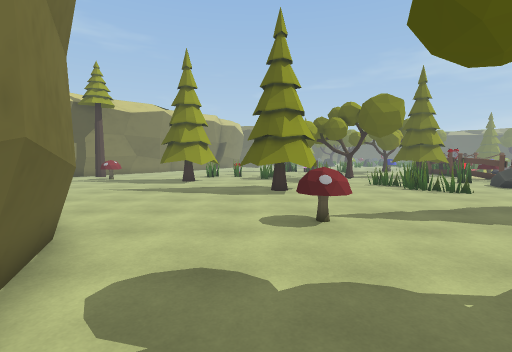
[1] (above)

22 first-person views from a walk through a Unity game level. The camera is 1.5 m above the floor, tilts 4° down and sees 85° across. The floor is counted in squares, 1 m on a side. Each view is taken from the middle of a square. On the plan, view 1 faces up. The plan holds only what a view shows up to about 14 squares ahead; the rest is blank. The place goes on beyond the plan. The player character is not drawn. Some animated figures are left out.

[2]
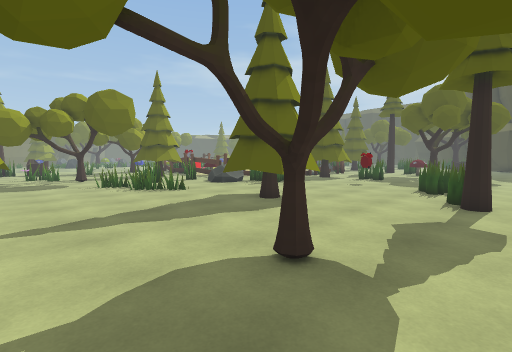

[3]
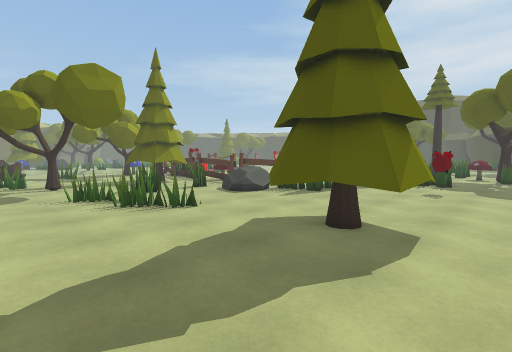

[4]
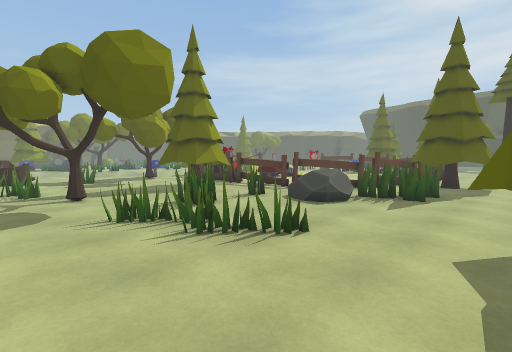

[5]
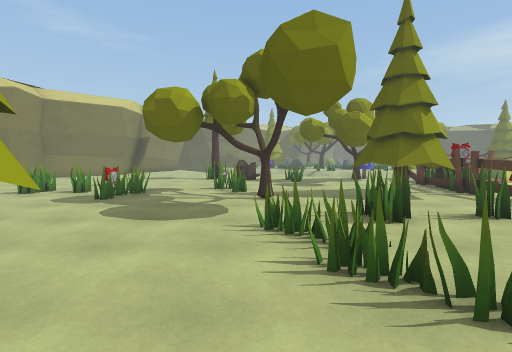

[6]
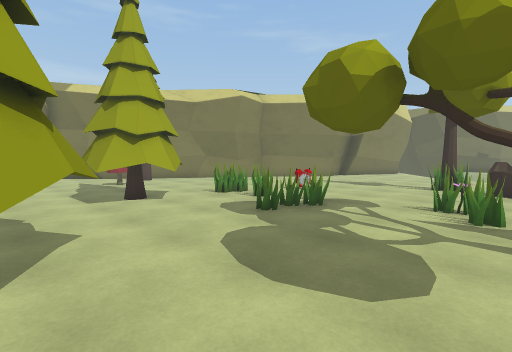

[7]
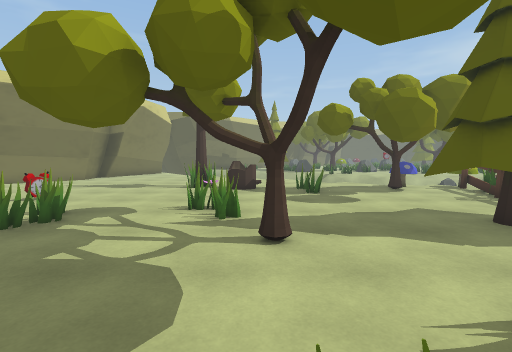

[8]
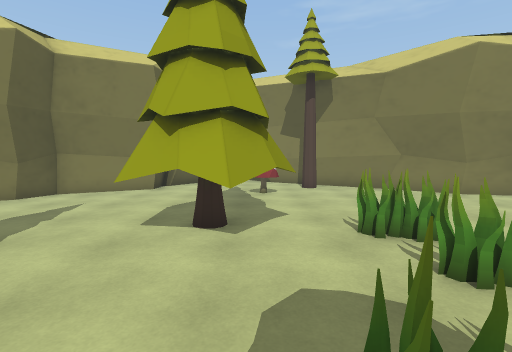

[9]
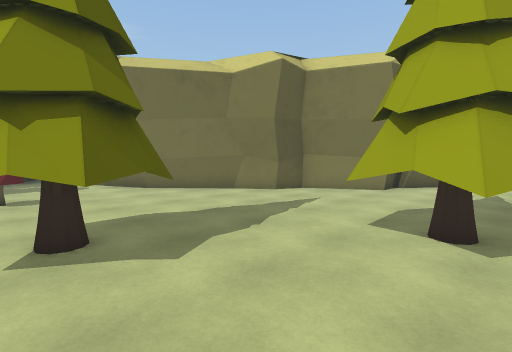

[10]
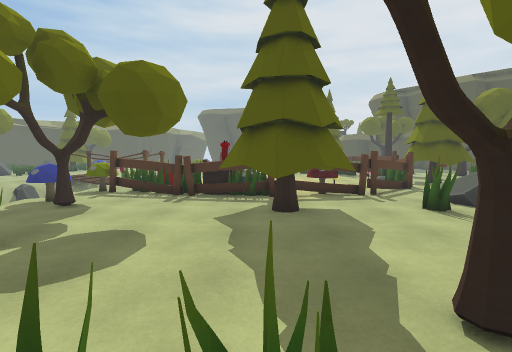

[11]
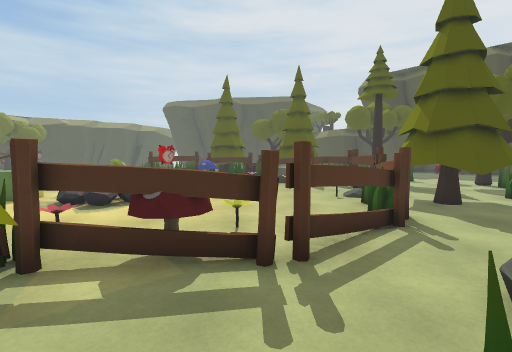

[12]
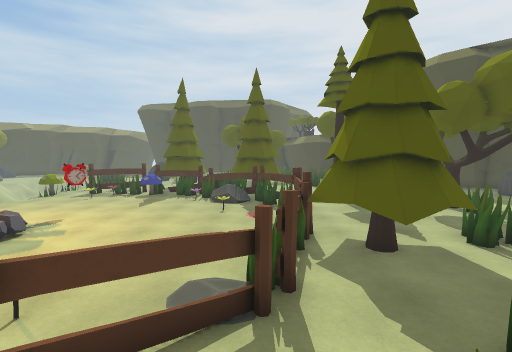

[13]
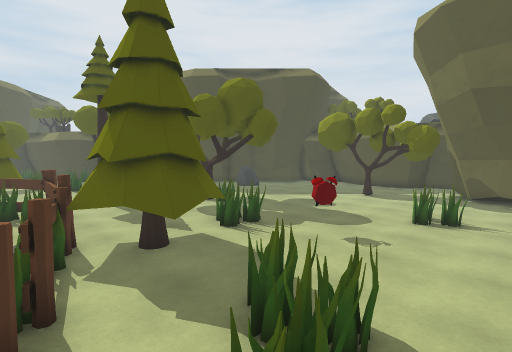

[14]
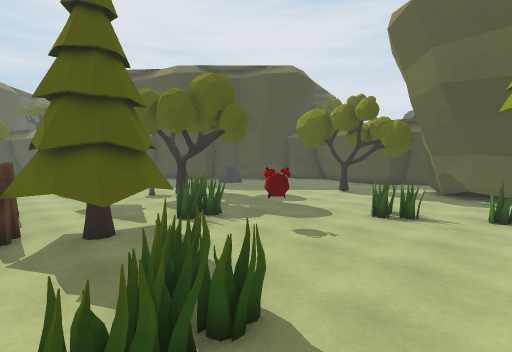

[15]
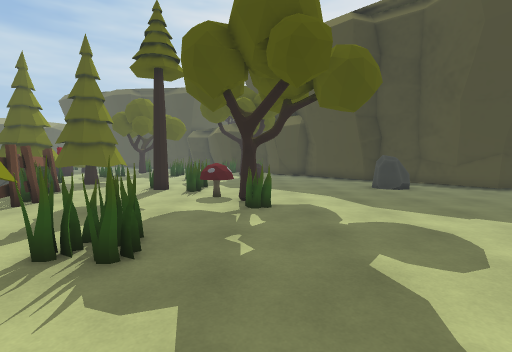

[16]
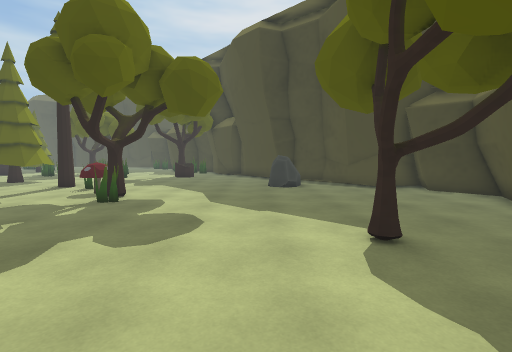

[17]
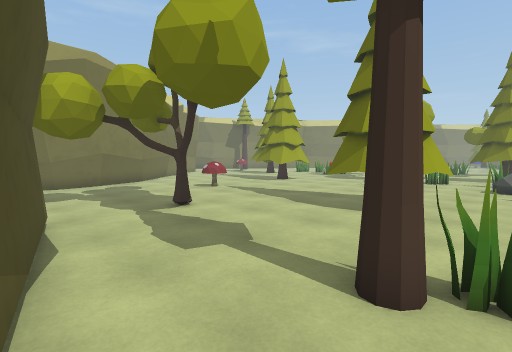

[18]
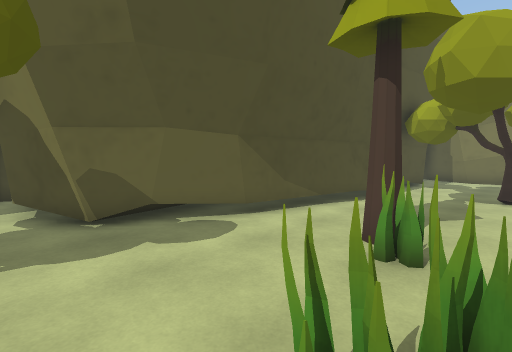

[19]
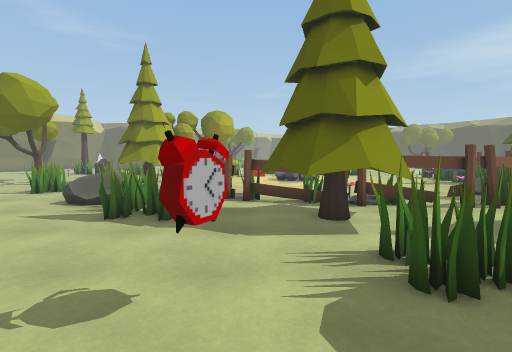

[20]
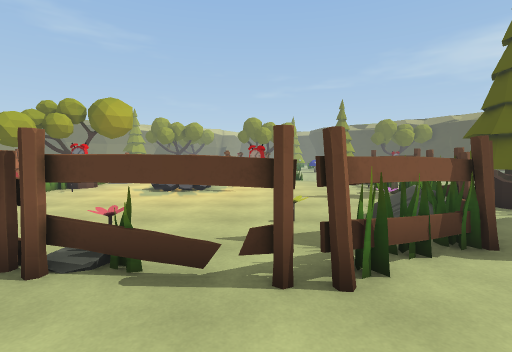

[21]
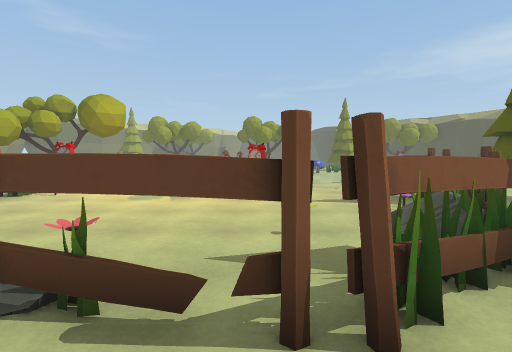

[22]
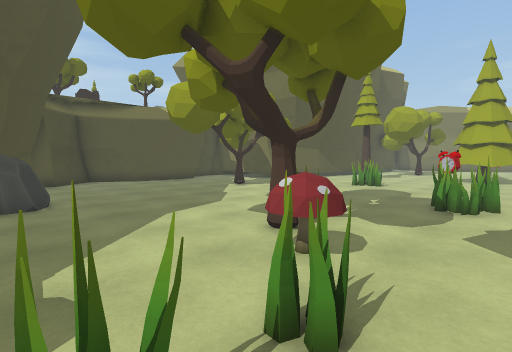

### Floor plan
Key: @ floor where view 1 was taken; # wall or solid block; x gap in a wall; . floor; / step, stairs or slope; T tree; R rock; F fence; L flower; C green cube; A campfire; O other object.
Columns run from 13 left of view 1 to 30 right of it. Each row starts with its distance up from view 1.
 28     #     ......TOO    ........
 27     #.    ......O.OO OO..TT..F.
 26    ##.. .............O...T...F O       ..
 25   ##........................FO OO.C   ...
 24   #........OO....O..........FO  ...   ....
 23  ##........O................FO...O ........
 22  #...............OO......T..OO...AA........
 21  TT.......OOO.O...O....TTTTFFL...OA..O.....O
 20  T........O..OO........TTTT.F..............O
 19  ........T....O....T....TTT.F..............F
 18  .......TTTT................F.............OF
 17  ......  TT.................F.L..........OOF
 16  .......TTT...........OOOO..FF..........ORF
 15  ....... ..........O..O.../..F........O.ORFT
 14 ##...........TTT....O....///..FF..L.....FF.T
 13  ##.........TTTTT...OO.../RR...FFFFFF.FFF..T
 12   ##.........TTT.....O.....OO...TTF..FF....
 11    ##........TTT......O....OOO.TTTT .......
 10     ##..........................TTT.......T
  9      ##................T........TTT.......T.
  8       ##.............TTTT........OO......OOO
  7        ##............TTTT.....OO.OO.........
  6         ##...........TTTT.....O.............
  5          ##...........TT.............Ox#....
  4           #.................................
  3           ##......T.........OO..............
  2            #......T.......O..O..............
  1            #.............T..................
  0            #.@..............................
 -1               ##...##.....................RR
 -2                #    ######.......T........RR
 -3                          ###................
 -4                            ###. ............
 -5                              #.  .........##
 -6                              #.   .......##

Where each view was taken, in squares from view 1:
view 1: 0 up, 0 right, facing up
view 2: 0 up, 2 right, facing up-right
view 3: 4 up, 4 right, facing up-right
view 4: 8 up, 4 right, facing up-right
view 5: 9 up, 6 right, facing up
view 6: 13 up, 6 right, facing up-left
view 7: 14 up, 6 right, facing up
view 8: 18 up, 2 right, facing left
view 9: 18 up, 2 right, facing down-left
view 10: 21 up, 4 right, facing right
view 11: 17 up, 11 right, facing right
view 12: 14 up, 13 right, facing right
view 13: 14 up, 13 right, facing down-right
view 14: 13 up, 12 right, facing down-right
view 15: 5 up, 16 right, facing right
view 16: 0 up, 15 right, facing right
view 17: 2 down, 13 right, facing up-left
view 18: 3 up, 17 right, facing down-left
view 19: 4 up, 18 right, facing up
view 20: 9 up, 24 right, facing up
view 21: 10 up, 24 right, facing up
view 22: 9 up, 30 right, facing down-left
